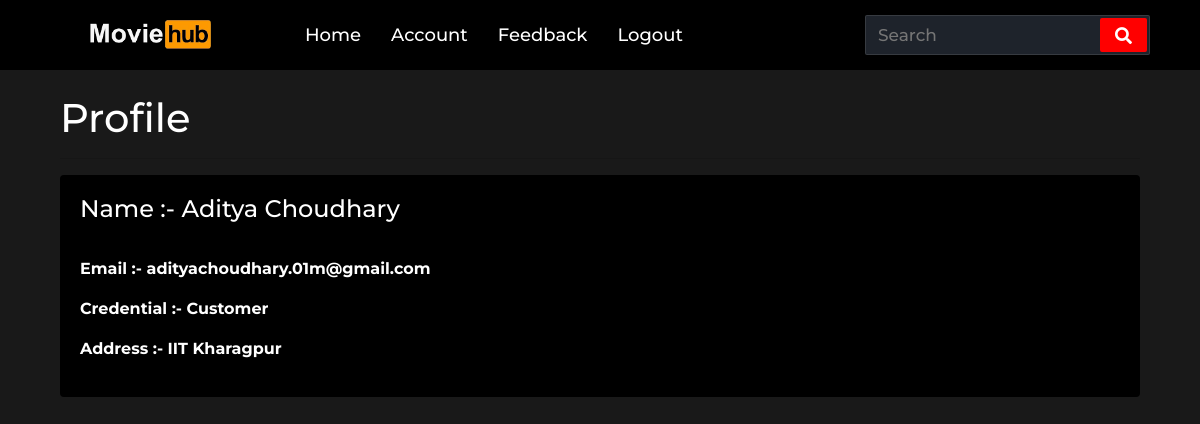
The page /manager/account (signed in) on the database as committed earlier.
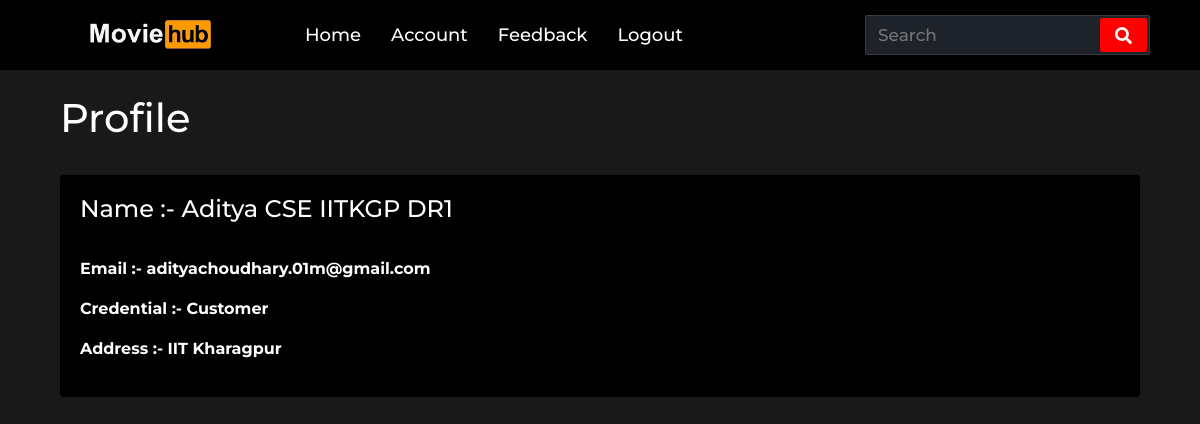
The same page on the database as committed later.
### website/models.py (models this page shows)
class User(db.Model, UserMixin):
    id = db.Column(db.Integer, primary_key=True)
    email = db.Column(db.String(150), unique=True)
    password = db.Column(db.String(150))
    first_name = db.Column(db.String(150))
    address = db.Column(db.String(150))
    cred = db.Column(db.Integer)
    movie_rent = db.relationship('Movie',secondary=user_rent, backref='user_who_rented')
    movie_buy = db.relationship('Movie',secondary=user_buy, backref='user_who_buy')
    movie_cart = db.relationship('Movie', secondary=user_cart, backref='user_who_cart')

### website/views.py (the view)
@views.route('/manager/account', methods=['GET', 'POST'])
def profile_manager():
    return render_template("profile_manager.html", user=current_user)

### website/__init__.py (called while the page is built)
def create_app():
    app = Flask(__name__)
    app.config['SECRET_KEY'] = 'hjshjhdjah kjshkjdhjs'
    app.config['SQLALCHEMY_DATABASE_URI'] = f'sqlite:///{DB_NAME}'
    db.init_app(app)
    from .views import views
    from .auth import auth
    app.register_blueprint(views, url_prefix='/')
    app.register_blueprint(auth, url_prefix='/')
    from .models import User, Note, Movie
    create_database(app)
    login_manager = LoginManager()
    login_manager.login_view = 'auth.login'
    login_manager.init_app(app)
    @login_manager.user_loader
    def load_user(id):
        return User.query.get(id)
    return app

### website/templates/profile_manager.html
{% extends "base.html" %} {% block title %}Profile{% endblock %}
{% block css %}
<link rel="stylesheet" href="{{ url_for('static', filename='css/accordion.css')}}">
<link rel="stylesheet" href="{{ url_for('static', filename='css/profile.css')}}">
{% endblock %}
{% block auth %}
<div class="nav-items">
    <li><a href="/manager">Home</a></li>
    <li><a href="/manager/account">Account</a></li>
    <li><a href="/user_feedback">Feedback</a></li>
    <li><a href="/logout">Logout</a></li>
</div>
{% endblock %}
{% block content %}
<div class="container">
    <div class="row">
        <div class="col">
            <br>
            <h1>Profile</h1>
            <hr>
            <div class="card">
                <div class="card-body">
                    <h4>Name :- {{ user.first_name }}</h4>
                    <hr>
                    {% if user %}
                    <p><b>Email :- {{user.email}}</b></p>
                        {% if user.cred == 1%}
                        <p><b>Credential :- Customer</b></p>
                        {% elif user.cred == 2%}
                        <p><b>Credential :- Staff</b></p>
                        {% else %}
                        <p><b>Credential :- Manager</b></p>
                        {% endif %}
                    <p><b>Address :- {{user.address}}</b></p>
                    {% else %}
                    <p>User not found</p>
                    {% endif %}
                </div>
            </div>
            </div>
            </div>
            </div>
{% endblock %}

Rows that differ between the two databases and show on the page:
changed User "adityachoudhary.01m@gmail.com": first_name "Aditya Choudhary" → "Aditya CSE IITKGP DR1"
